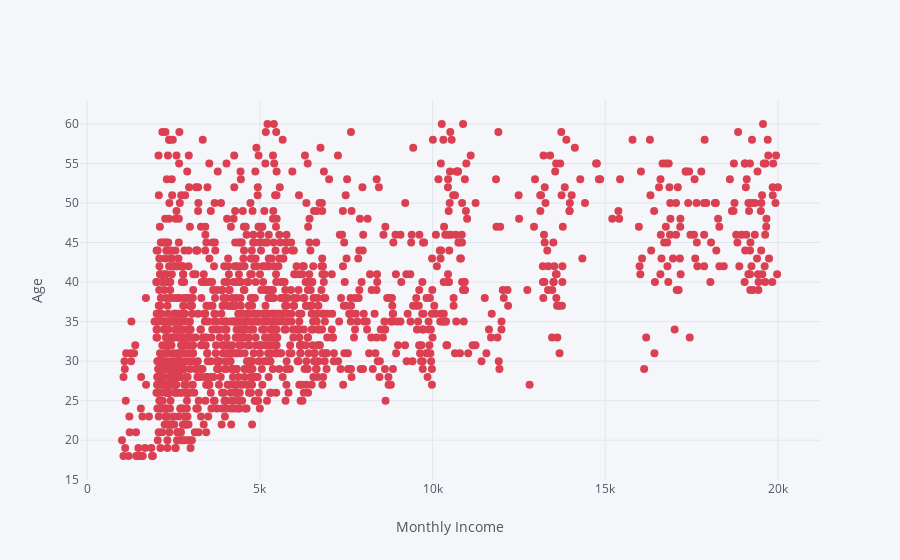

Write notebook code for a chart like this one.
### Code cell
#Interactive scatter plot showing Age Vs Income
#The scatter plot shows that most employees get a salary less than 10K
data.iplot(kind='scatter',x='MonthlyIncome',y='Age',mode='markers',size=8,color='red',xTitle='Monthly Income',yTitle='Age')

### Figure 1 — Plotly figure (JSON) as saved in the notebook; plotly's stock layout.template omitted (floating-point values rounded to 4 significant figures; data arrays with more than 128 entries replaced by an {"elided": "..."} marker saying what was removed)
{"data": [{"line": {"color": "rgba(219, 64, 82, 1.0)", "dash": "solid", "width": 1.3}, "marker": {"size": 8, "symbol": "dot"}, "mode": "markers", "name": "Age", "text": "", "type": "scatter", "x": {"elided": "1470 int values"}, "y": {"elided": "1470 int values"}}], "layout": {"legend": {"bgcolor": "#F5F6F9", "font": {"color": "#4D5663"}}, "paper_bgcolor": "#F5F6F9", "plot_bgcolor": "#F5F6F9", "titlefont": {"color": "#4D5663"}, "xaxis1": {"gridcolor": "#E1E5ED", "showgrid": true, "tickfont": {"color": "#4D5663"}, "title": "Monthly Income", "titlefont": {"color": "#4D5663"}, "zerolinecolor": "#E1E5ED"}, "yaxis1": {"gridcolor": "#E1E5ED", "showgrid": true, "tickfont": {"color": "#4D5663"}, "title": "Age", "titlefont": {"color": "#4D5663"}, "zerolinecolor": "#E1E5ED"}}}
